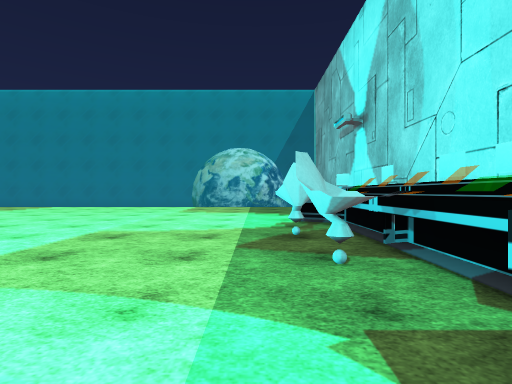
[1] (above)

15 first-person views from a walk through a Unity game level. The camera is 1.2 m above the floor, looks level and sees 80° across. The floor is counted in squares, 2 m on a side. Each view is taken from the middle of a square. On the plan, view 1 faces up. The plan holds only what a view shows up to about 9 squares ahead; the rest is blank. The place goes on beyond the plan. Some animated figures are left out. Some surface patterns are stand-ins.

[2]
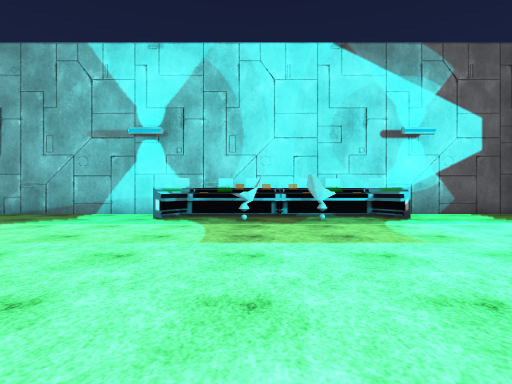

[3]
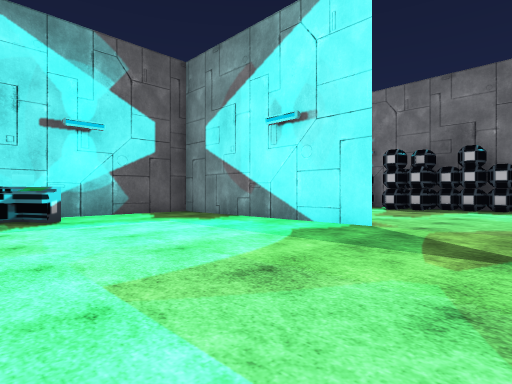

[4]
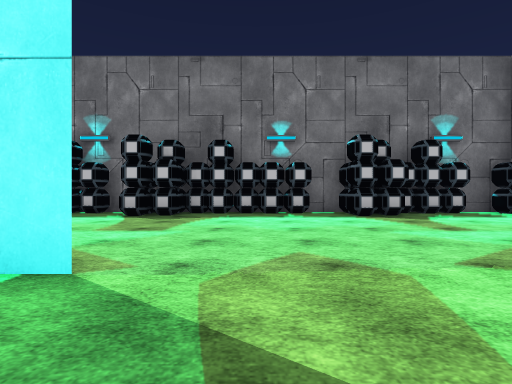

[5]
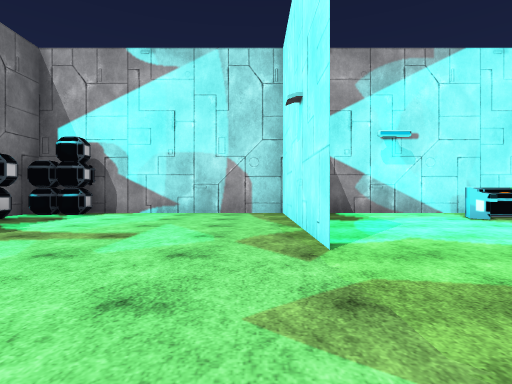

[6]
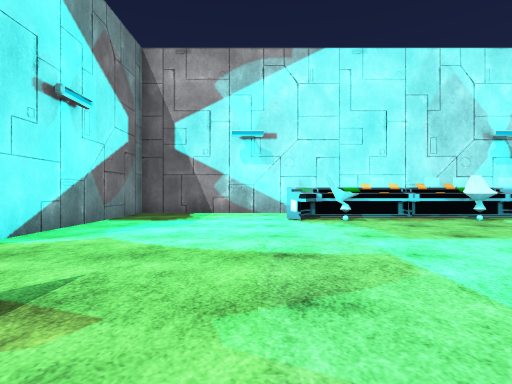

[7]
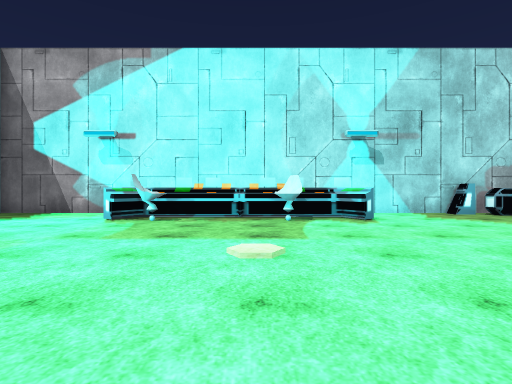

[8]
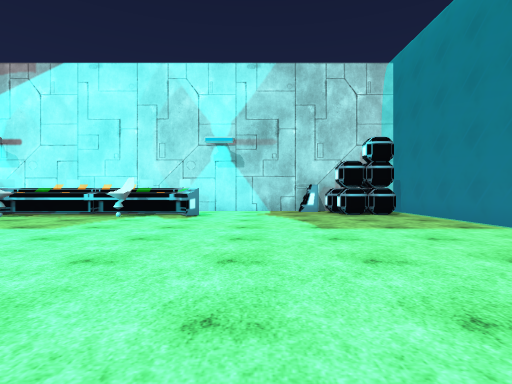

[9]
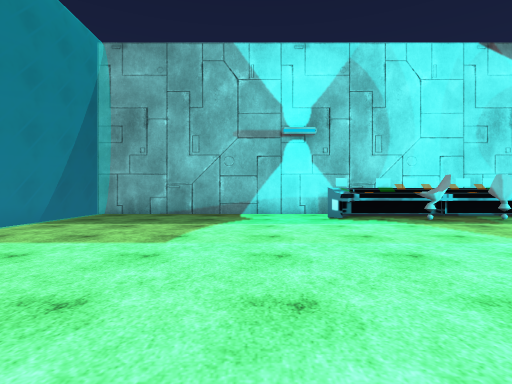

[10]
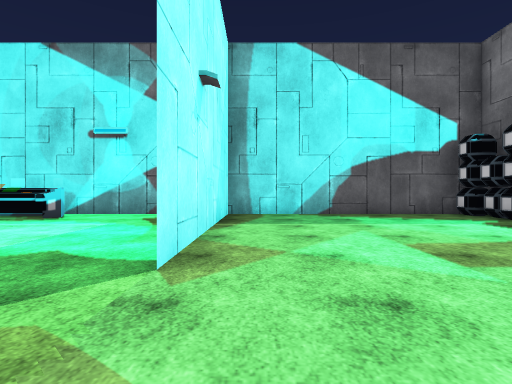

[11]
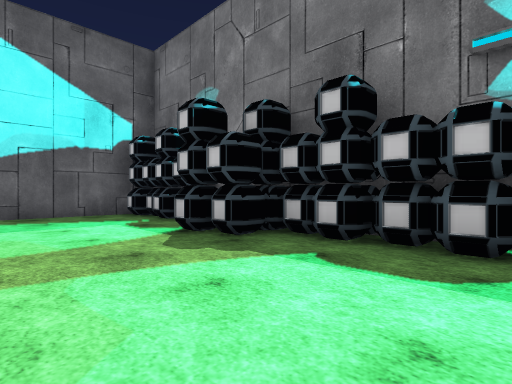

[12]
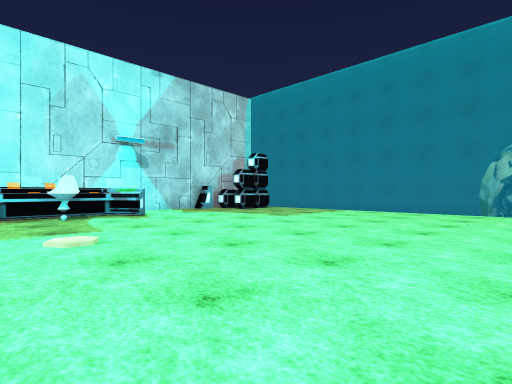

[13]
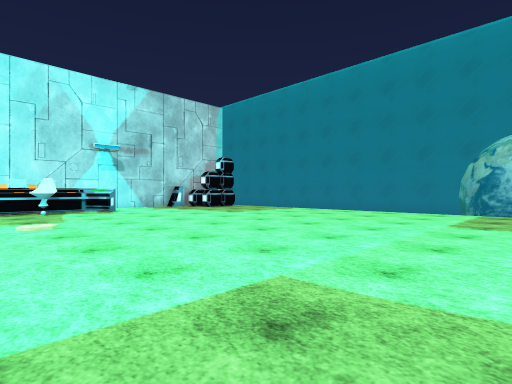

[14]
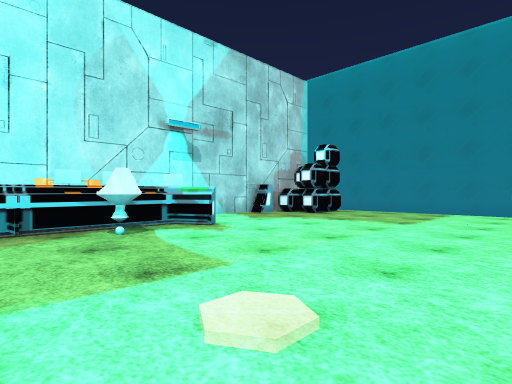

[15]
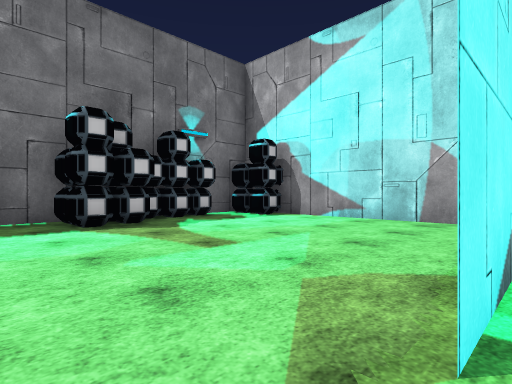

### Floor plan
Key: @ floor where view 1 was taken; # wall or solid block; . floor; = window, fence, low wall or low ledge; C chair; R crate; O other object.
Columns run from 13 left of view 1 to 3 right of it. Each row starts with its distance up from view 1.
 12   ==============
 11 #RR.............#
 10 ##..............#
  9 #...............#
  8 #...............#
  7 #...............#
  6 # O...........O.#
  5 # CC..........O #
  4 # O...........C #
  3 # O...........C #
  2 # CC..........C #
  1 #.O...........O.#
  0 #............@..#
 -1 #...............#
 -2 #...............#
 -3 ######....#######
 -4 #...............#
 -5 #...............#
 -6 #...............#
 -7 #...............#
 -8 #...............#
 -9 RR..RR....RR....#
-10 R##RR##RRRR##RRR
-11   RRRR RRRRRRRRR

Positions as (right, up) in squares from view 1, and headings:
1: (0, 0), facing up
2: (-6, 4), facing right
3: (-6, 2), facing down-right
4: (-5, -1), facing down
5: (-4, -4), facing left
6: (-4, 0), facing left
7: (-4, 4), facing left
8: (-3, 8), facing left
9: (-6, 8), facing right
10: (-6, -4), facing right
11: (-6, -6), facing down-right
12: (-3, 3), facing up-left
13: (-1, 3), facing up-left
14: (-6, 3), facing up-left
15: (-6, -3), facing down-left
